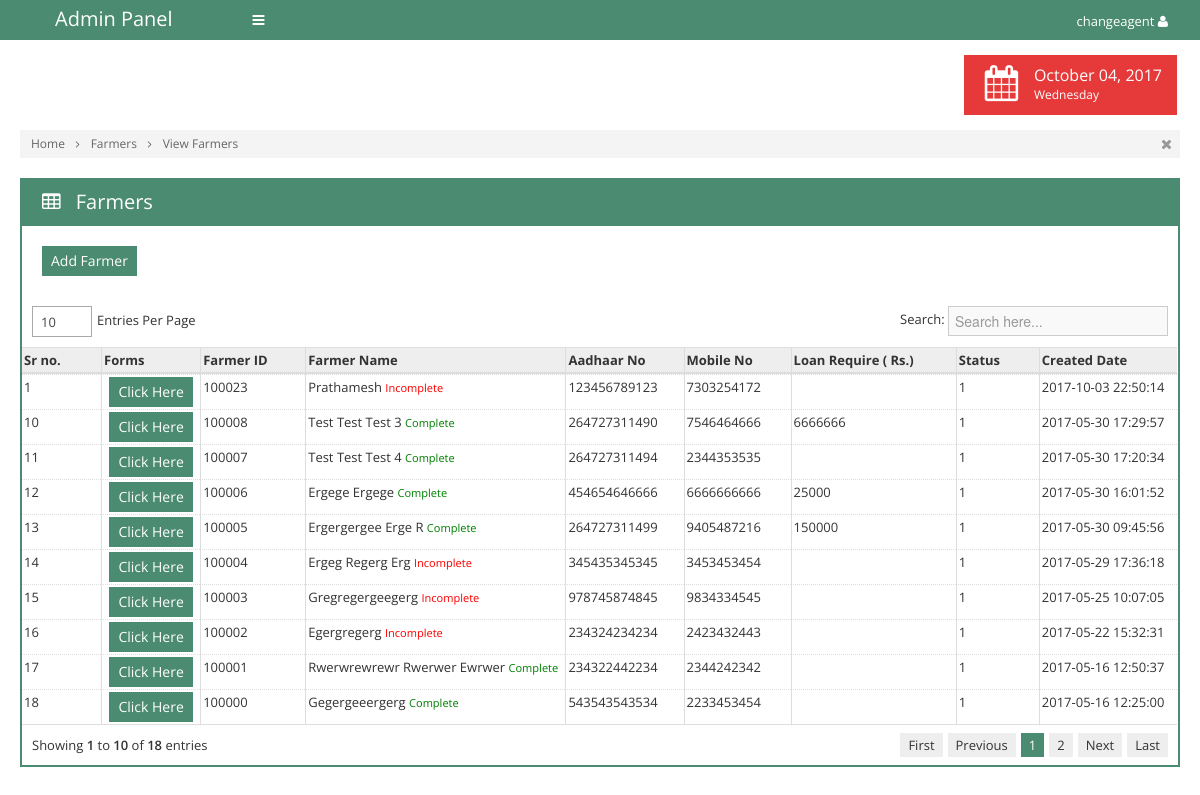
/view_farmers_og.php (signed in), run on an earlier commit of the app's database.
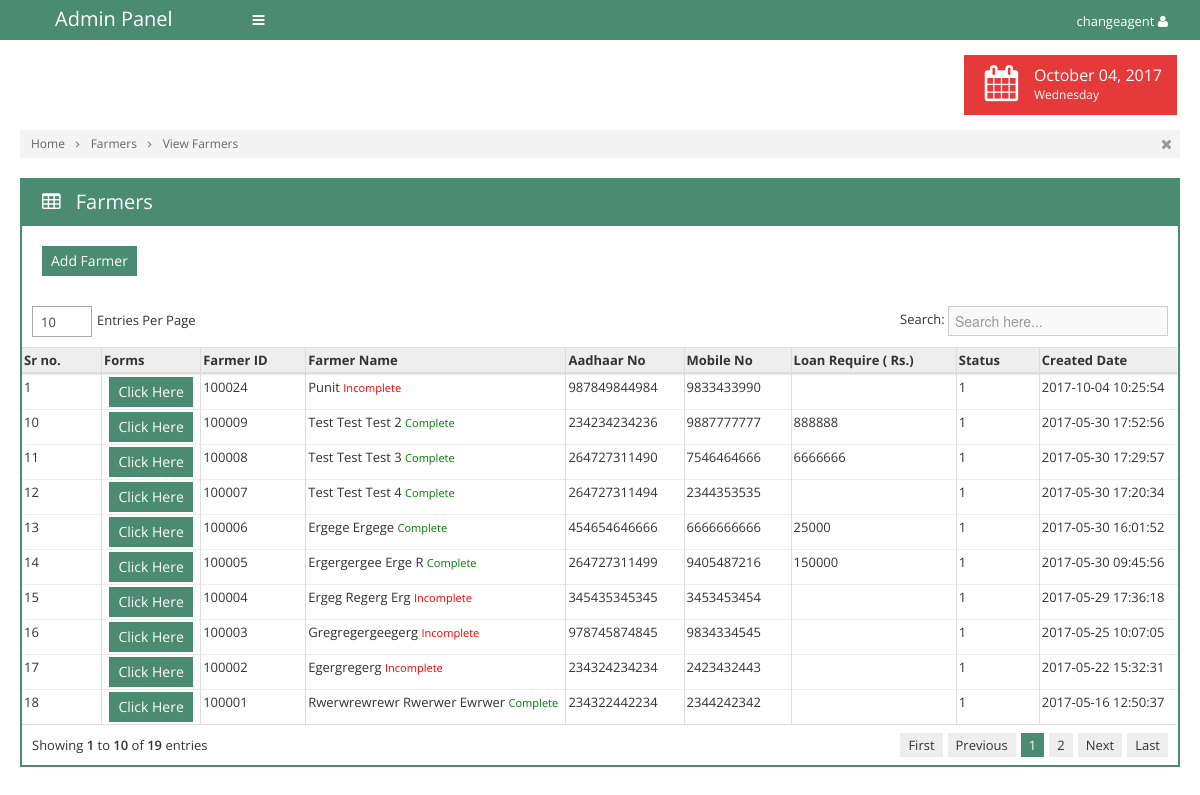
And on a later commit of the database.
### tables this page shows
CREATE TABLE IF NOT EXISTS `tbl_farmers` (
  `id` int(11) NOT NULL AUTO_INCREMENT,
  `fm_caid` int(11) NOT NULL,
  `fm_id` int(11) NOT NULL,
  `fm_name` varchar(255) NOT NULL,
  `fm_aadhar` bigint(11) NOT NULL,
  `fm_mobileno` bigint(11) NOT NULL,
  `fm_loan` varchar(255) NOT NULL,
  `fm_amount` varchar(255) NOT NULL,
  `fm_status` int(11) NOT NULL,
  `fm_createddt` datetime NOT NULL,
  `fm_createdby` varchar(255) NOT NULL,
  `fm_modifieddt` datetime NOT NULL,
  `fm_modifiedby` varchar(255) NOT NULL,
  PRIMARY KEY (`id`)
);

### view_farmers_og.php (the view, shortened to what the changed rows need)
<?php
include('connection.php');
if(isset($_SESSION['acrefin_user']) && $_SESSION['acrefin_user']!="")
{
?>
<!doctype html>
<html>
<head>
	<link rel="stylesheet" href="css/bootstrap.min.css">
	<link rel="stylesheet" href="css/bootstrap-responsive.min.css">
	<link rel="stylesheet" href="css/plugins/jquery-ui/smoothness/jquery-ui.css">
	<link rel="stylesheet" href="css/plugins/jquery-ui/smoothness/jquery.ui.theme.css">
	<link rel="stylesheet" href="css/plugins/pageguide/pageguide.css">
	<link rel="stylesheet" href="css/plugins/datatable/TableTools.css">
	<link rel="stylesheet" href="css/plugins/fullcalendar/fullcalendar.css">
	<link rel="stylesheet" href="css/plugins/fullcalendar/fullcalendar.print.css" media="print">
	<link rel="stylesheet" href="css/plugins/chosen/chosen.css">
	<link rel="stylesheet" href="css/plugins/select2/select2.css">
	<link rel="stylesheet" href="css/plugins/icheck/all.css">
	<link rel="stylesheet" href="css/style.css">
	<link rel="stylesheet" href="css/themes.css">
</head>
<body class="theme-green" data-theme="theme-green">
	<div id="navigation">
		<div class="container-fluid">
			<a href="#" id="brand">Admin Panel</a>
			<a href="#" class="toggle-nav" rel="tooltip" data-placement="bottom" title="Toggle navigation"><i class="icon-reorder"></i></a>
			<div class="user">
				<div class="dropdown asdf">
					<a href="#" class='dropdown-toggle' data-toggle="dropdown"><?php echo $_SESSION['acrefin_user'] ?> <i class="icon-user"></i></a>
				</div>
			</div>
		</div>
	</div>
	<div class="container-fluid" id="content">
		<div id="main" style="margin-left:0px ">
			<?php
				$dt=date('F d, Y');
				$week=date('l');
			?>
			<div class="container-fluid">
				<div class="page-header">
					<div class="pull-right">
						<ul class="stats">
							<li class='lightred'>
								<i class="icon-calendar"></i>
								<div class="details">
									<span class="big"><?php echo $dt; ?></span>
									<span><?php echo $week; ?></span>
								</div>
							</li>
						</ul>
					</div>
				</div>
				<div class="breadcrumbs">
					<ul>
						<li>
							<a href="home.php">Home</a>
							<i class="icon-angle-right"></i>
						</li>
						<li>
							<a href="#">Farmers</a>
							<i class="icon-angle-right"></i>
						</li>
						<li>
							<a href="#">View Farmers</a>
						</li>
					</ul>
					<div class="close-bread">
						<a href="#"><i class="icon-remove"></i></a>
					</div>
				</div>
<?php
$ca_id		= $_SESSION['ca_id'];
$sql="select * from tbl_farmers where fm_caid='".$ca_id."' order by id desc";
$res=mysqli_query($db_con,$sql);
  $r=1;
	?>
				<div class="row-fluid">
					<div class="span12">
						<div class="box box-color box-bordered">
							<div class="box-title">
								<h3>
									<i class="icon-table"></i>
									Farmers
								</h3>
							</div>
							<div class="box-content nopadding">
                            <div style="padding:20px"><a href="add_farmers.php?pag=farmers" class="btn btn-primary">Add Farmer</a></div>
                            <form id="mainform" action="deletefarmers.php" method="post">
								<div id="comp_1">
                                <table class="table table-bordered dataTable dataTable-scroll-x">
									<thead>
										<tr>
                                       		<th>Sr no.</th>
                                            <th>Forms</th>
											<th>Farmer ID</th>
                                            <th>Farmer Name</th>
                                            <th>Aadhaar No</th>
                                            <th>Mobile No</th>
                                            <th>Loan Require ( Rs.)</th>
                                            <th>Status</th>
                                            <th class='hidden-350'>Created Date</th>
										</tr>
									</thead>
									<tbody>
									  <?php
	  while($row=mysqli_fetch_array($res))
	  {
	  ?>
										<tr>
                    <td><?php echo $r; ?></td>
                    <td style="text-align:center;"><a href="acrefinfrm_1.php?pag=farmers&fm_id=<?php echo $row['fm_id']; ?>" class="btn btn-primary">Click Here</a></td>
					<td><?php echo $row['fm_id']; ?></td>
                    <td><?php echo ucwords($row['fm_name']); ?>
                    <?php
					$sql_check_point  =" SELECT * FROM tbl_points WHERE pt_frm1 !='' AND pt_frm2 !='' AND pt_frm3 !='' AND pt_frm4 !='' AND pt_frm6 !='' ";
					$sql_check_point .=" AND pt_frm7 !='' AND pt_frm8 !='' AND pt_frm9 !='' AND pt_frm10 !='' AND pt_frm5 !='' AND pt_frm12 !='' AND pt_frm13 !=''  AND pt_frm11 !='' AND fm_id='".$row['fm_id']."'";
					$res_check_point  = mysqli_query($db_con,$sql_check_point) or die(mysqli_error($db_con));
					$num_check_point  = mysqli_num_rows($res_check_point);
					if($num_check_point==0)
					{
						echo '<small style="color:red">Incomplete</small>';
					}
					else
					{
						echo '<small style="color:green">Complete</small>';
					}
					?>
                    </td>
                    <td><?php echo $row['fm_aadhar']; ?></td>
                    <td><?php echo $row['fm_mobileno']; ?></td>
                    <td><?php echo $row['fm_amount']; ?></td>
                    <td><?php echo $row['fm_status']; ?></td>
                    <td><?php echo $row['fm_createddt']; ?></td>
										</tr>
                                         <?php
		$r++;
	  }
	  ?>
									</tbody>
								</table>
                                </div>
                                 </form>
							</div>
						</div>
					</div>
				</div>
			</div>
		</div></div>
	</body>
</html>
<?php
}
else
{
?>
<script type="text/javascript">
history.go(-1);
</script>
<?php
}
?>

What changed in the data, as far as the page shows it:
no longer on this page (row unchanged): tbl_farmers: fm "100023", fm_name "Prathamesh", shows "Incomplete", fm_aadhar "123456789123", fm_mobileno "7303254172", fm_status "1", fm_createddt "2017-10-03 22:50:14"
no longer on this page (row unchanged): tbl_farmers: fm "100000", fm_name "Gegergeeergerg", shows "Complete", fm_aadhar "543543543534", fm_mobileno "2233453454", fm_status "1", fm_createddt "2017-05-16 12:25:00"
added tbl_farmers: fm "100024", fm_name "Punit", shows "Incomplete", fm_aadhar "987849844984", fm_mobileno "9833433990", fm_status "1", fm_createddt "2017-10-04 10:25:54"
now on this page (row unchanged): tbl_farmers: fm "100009", fm_name "Test Test Test 2", shows "Complete", fm_aadhar "234234234236", fm_mobileno "9887777777", fm_amount "888888", fm_status "1", fm_createddt "2017-05-30 17:52:56"
Also different on the page:
text written by a page script: "10 Entries Per Page Search: Showing 1 to 10 of 18 entries First Previous 1 2 Next Last" → "10 Entries Per Page Search: Showing 1 to 10 of 19 entries First Previous 1 2 Next Last"
